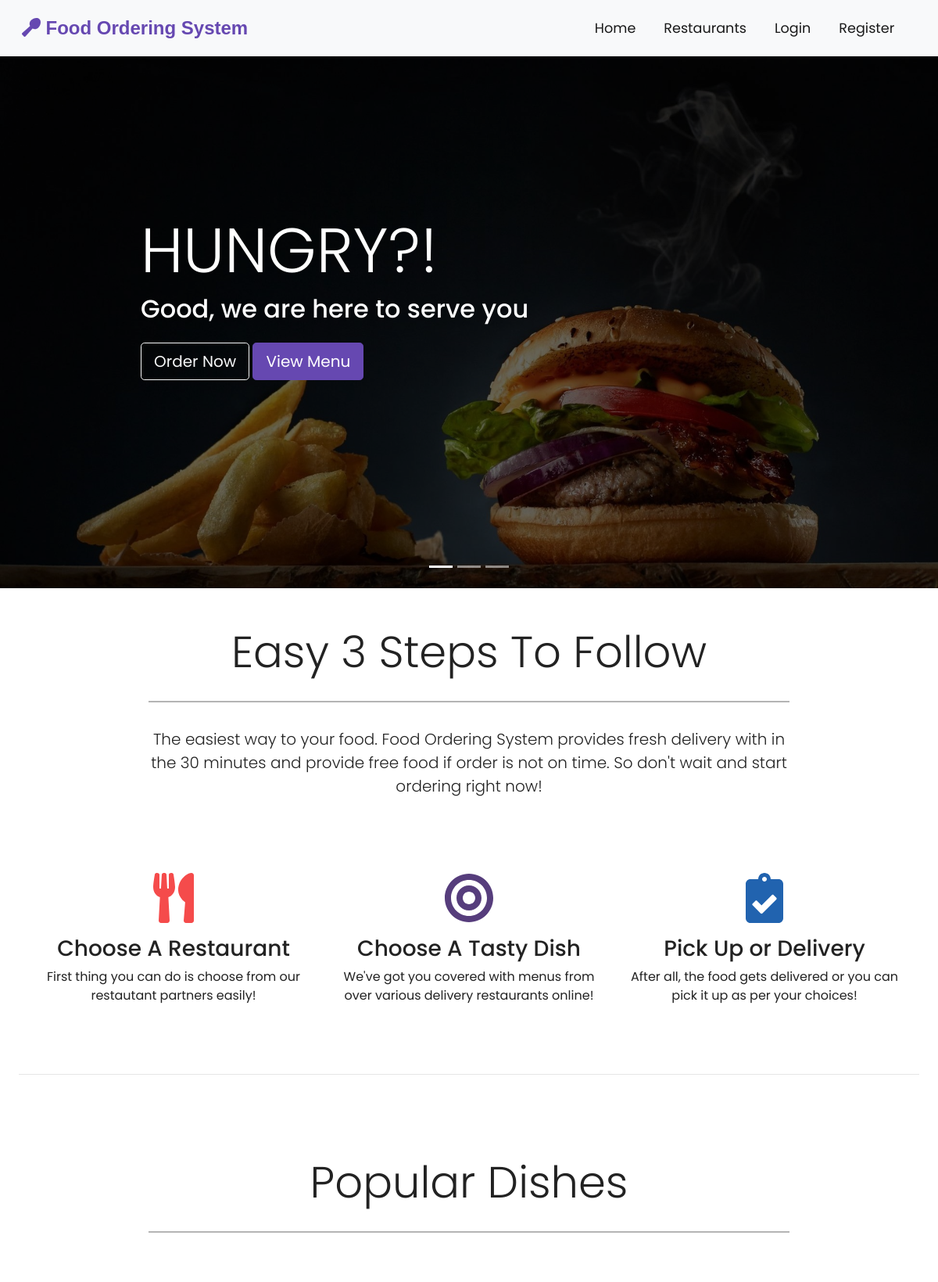
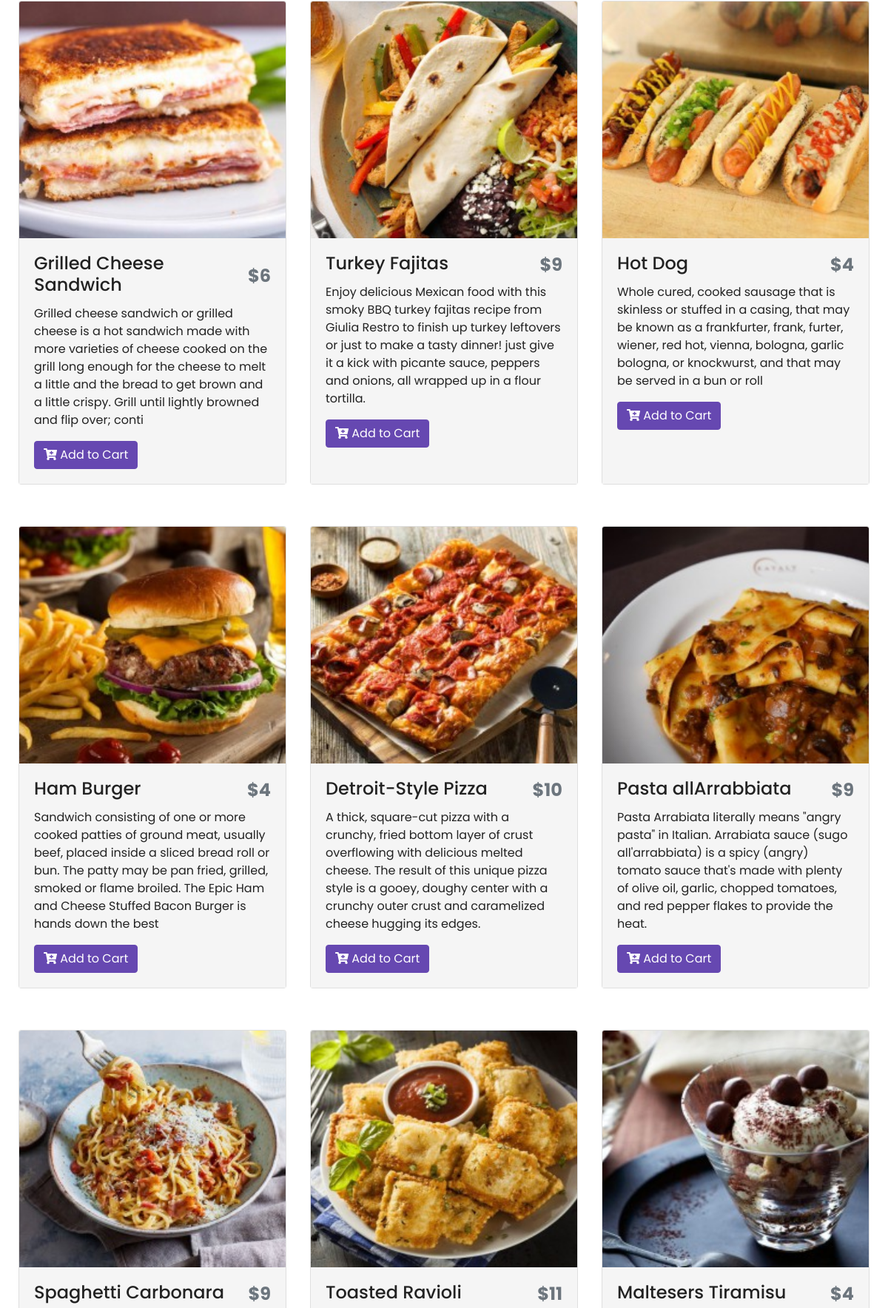
The page / (upper part) on the database its author committed (2 pictures, top to bottom).
### tables this page shows
CREATE TABLE `dishesh` (
  `d_id` int(11) NOT NULL,
  `r_id` int(11) NOT NULL,
  `name` varchar(255) NOT NULL,
  `about` varchar(255) NOT NULL,
  `price` float NOT NULL,
  `img` text NOT NULL
);

### application/controllers/Home.php (called while the page is built, shortened)
<?php
class Home extends CI_Controller {
	public function index()
	{
		$this->load->model('Menu_model');
		$dish = $this->Menu_model->getMenu();
		$data['dishesh'] = $dish;
		$this->load->view('front/partials/header');
		$this->load->view('front/home', $data);
		$this->load->view('front/partials/footer');
	}
}

### index.php (called while the page is built, shortened)
<?php
require_once BASEPATH.'core/CodeIgniter.php';

### application/models/Menu_model.php (called while the page is built, shortened)
<?php
class Menu_model extends CI_Model {
    public function getMenu() {
        $result = $this->db->get('dishesh')->result_array();
        return $result;
    }
}

### application/views/front/home.php (the view, shortened to what this page needs)
<div id="slides" class="carousel slide carousel-cus" data-ride="carousel">
    <ul class="carousel-indicators">
        <li data-target="#slides" data-slide-to="0" class="active"></li>
        <li data-target="#slides" data-slide-to="1"></li>
        <li data-target="#slides" data-slide-to="2"></li>
    </ul>
    <div class="carousel-inner">
        <div class="carousel-item active">
            <img src="<?php echo base_url().'public/front/img/bfbrg.jpg';?>" alt="FriesBrgrImg">
            <div class="carousel-caption text-left">
                <h1 class="display-2">Hungry?!</h1>
                <h3>Good, we are here to serve you</h3>
                <a href="<?php echo base_url().'restaurant/index'?>" class="btn btn-outline-light btn-lg">Order Now</a>
                <a href="<?php echo base_url().'restaurant/index'?>" class="btn btn-primary btn-lg">View Menu</a>
            </div>
        </div>
    </div>
</div>
<div class="container-fluid padding">
    <div class="row text-center welcome">
        <div class="col-12">
            <h1 class="display-4">Easy 3 Steps To Follow</h1>
        </div>
        <hr>
        <div class="col-12">
            <p class="lead">The easiest way to your food. Food Ordering System provides fresh delivery
                with in the 30 minutes and provide free food if order is not on time. So don't wait and start ordering right now!</p>
        </div>
    </div>
</div>
<div class="container-fluid padding">
    <div class="row text-center padding">
        <div class="col-xs-12 col-sm-6 col-md-4">
            <i class="fas fa-utensils"></i>
            <h3>Choose A Restaurant</h3>
            <p>First thing you can do is choose from our restautant partners easily!</p>
        </div>
        <div class="col-xs-12 col-sm-6 col-md-4">
            <i class="fas fa-bullseye"></i>
            <h3>Choose A Tasty Dish</h3>
            <p>We've got you covered with menus from over various delivery restaurants online!</p>
        </div>
        <div class="col-sm-12 col-md-4">
        <i class="fas fa-clipboard-check"></i>
            <h3>Pick Up or Delivery</h3>
            <p>After all, the food gets delivered or you can pick it up as per your choices!</p>
        </div>
    </div>
    <hr class="my-4">
</div>
<div class="container-fluid padding">
    <div class="row welcome text-center welcome">
        <div class="col-12">
            <h1 class="display-4">Popular Dishes</h1>
        </div>
        <hr>
    </div>
</div>
<div class="container-fluid padding dish-card">
    <div class="row">
        <?php if(!empty($dishesh)) { ?>
        <?php foreach($dishesh as $dish) { ?>
        <div class="col-md-6 col-lg-4 d-flex align-items-stretch">
            <div class="card mb-4 shadow-sm">
                <?php $image = $dish['img'];?>
                <img class="card-img-top" src="<?php echo base_url().'public/uploads/dishesh/thumb/'.$image; ?>">
                <div class="card-body">
                    <div class="d-flex justify-content-between align-items-center">
                        <h4 class="card-title"><?php echo $dish['name']; ?></h4>
                        <h4 class="text-muted"><b>$<?php echo $dish['price']; ?></b></h4>
                    </div>
                    <p class="card-text"><?php echo $dish['about']; ?></p>
                    <a href="<?php echo base_url().'Dish/addToCart/'.$dish['d_id']; ?>" class="btn btn-primary"><i
                            class="fas fa-cart-plus"></i> Add to
                        Cart</a>
                </div>
            </div>
        </div>
        <?php } ?>
        <?php } else { ?>
        <div class="jumbotron">
            <h1>No records found</h1>
        </div>
        <?php } ?>
    </div>
</div>

### assets/css/style.css (style rules this page uses)
html, body { height: 100%; width: 100%; font-family: "Poppins", sans-serif; color: #222; }
.carousel-inner { background: black; }
.carousel-inner img { width: 100%; height: 85vh; opacity: 0.4; }
.carousel-caption { position: absolute; top: 50%; transform: translateY(-50%); }
.carousel-caption h1 { font-size: 500%; text-transform: uppercase; }
.carousel-caption h3 { font-size: 200%; font-weight: 500; padding-bottom: 1rem; }
.btn-primary { background-color: #6648b1; border: 1px solid #6648b1; }
.padding { padding-left: 1.5rem; padding-right: 1.5rem; padding-bottom: 2rem; }
.welcome { width: 75%; margin: 0 auto; padding-top: 2rem; }
.welcome hr { border-top: 2px solid #b4b4b4; width: 95%; margin-top: 0.3rem; margin-bottom: 1rem; }
.fa-utensils { color: #f54b4b; }
.fa-clipboard-check { color: #2163af; }
.fa-bullseye { color: #563d7c; }
.fa-check-circle, .fa-utensils, .fa-clipboard-check, .fa-bullseye, .fa-heart { font-size: 4em; margin: 1rem; }
.dish-card .card-img-top { width: 100%; height: 40vh; object-fit: cover; }
.dish-card .card-body { background-color: #f5f5f5; }
.carousel-item { transition: -webkit-transform 0.5s ease; transition: transform 0.5s ease; transition: transform 0.5s ease, -webkit-transform 0.5s ease; -webkit-backface-visibility: visible; backface-visibility: visible; }
[class*="col-"] { padding: 1rem; }

### rows shown on the page
dishesh: img (picture), name "Grilled Cheese Sandwich", price "6", about "Grilled cheese sandwich or grilled cheese is a hot sandwich made with more varieties of cheese cooked on the grill long enough for the cheese to melt a little and the bread to get brown and a little crispy. Grill until lightly browned and flip over; conti"
dishesh: img (picture), name "Turkey Fajitas", price "9", about "Enjoy delicious Mexican food with this smoky BBQ turkey fajitas recipe from Giulia Restro to finish up turkey leftovers or just to make a tasty dinner! just give it a kick with picante sauce, peppers and onions, all wrapped up in a flour tortilla."
dishesh: img (picture), name "Hot Dog", price "4", about "Whole cured, cooked sausage that is skinless or stuffed in a casing, that may be known as a frankfurter, frank, furter, wiener, red hot, vienna, bologna, garlic bologna, or knockwurst, and that may be served in a bun or roll"
dishesh: img (picture), name "Ham Burger", price "4", about "Sandwich consisting of one or more cooked patties of ground meat, usually beef, placed inside a sliced bread roll or bun. The patty may be pan fried, grilled, smoked or flame broiled. The Epic Ham and Cheese Stuffed Bacon Burger is hands down the best"
dishesh: img (picture), name "Detroit-Style Pizza", price "10", about "A thick, square-cut pizza with a crunchy, fried bottom layer of crust overflowing with delicious melted cheese. The result of this unique pizza style is a gooey, doughy center with a crunchy outer crust and caramelized cheese hugging its edges."
dishesh: img (picture), name "Pasta allArrabbiata", price "9", about "Pasta Arrabiata literally means \"angry pasta\" in Italian. Arrabiata sauce (sugo all'arrabbiata) is a spicy (angry) tomato sauce that's made with plenty of olive oil, garlic, chopped tomatoes, and red pepper flakes to provide the heat."
dishesh: img (picture), name "Spaghetti Carbonara", price "9"
dishesh: img (picture), name "Toasted Ravioli", price "11"
dishesh: img (picture), name "Maltesers Tiramisu", price "4"
